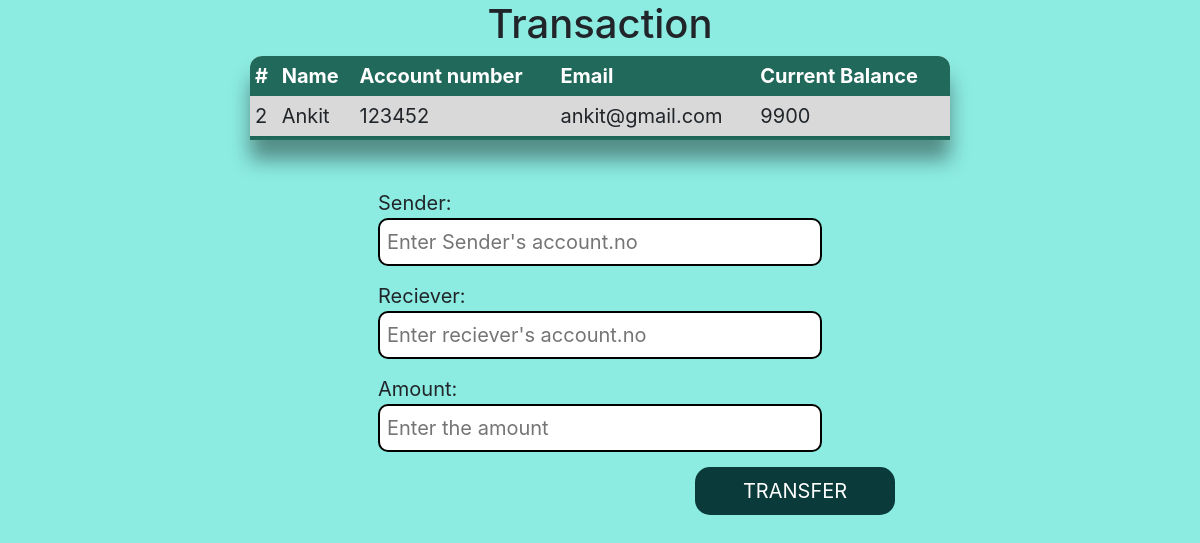
The page /transfer.php?id=2 on the database its author committed.
### tables this page shows
CREATE TABLE `sunrise` (
  `id` int(3) NOT NULL,
  `name` varchar(50) NOT NULL,
  `acc_num` int(10) NOT NULL,
  `email` varchar(30) NOT NULL,
  `phone` varchar(15) NOT NULL,
  `age` int(3) NOT NULL,
  `gender` varchar(10) NOT NULL,
  `balance` int(10) NOT NULL
);

### transfer.php (the view, shortened to what this page needs)
<!DOCTYPE html>
<html lang="en">
<head>
    <link rel="stylesheet" href="https://maxcdn.bootstrapcdn.com/bootstrap/4.5.2/css/bootstrap.min.css">
    <link rel="stylesheet" href="style4.css">
</head>
<body>
    <div class="container">
        <h1>Transaction</h1>
        <?php
        include 'connect.php';
        $sid=$_GET['id'];
        $sql= "SELECT id , name, acc_num, email, balance FROM sunrise where id=$sid";
        $result= mysqli_query($con,$sql);
        $rows=mysqli_fetch_assoc($result);
        ?>
        <div>
            <table class="transaction-table">
                <tr>
                    <th>#</th>
                    <th>Name</th>
                    <th>Account number</th>
                    <th>Email</th>
                    <th>Current Balance</th>
                </tr>
                <tr>
                    <td> <?php echo $rows['id']?></td>
                    <td> <?php echo $rows['name']?></td>
                    <td> <?php echo $rows['acc_num']?></td>
                    <td> <?php echo $rows['email']?></td>
                    <td> <?php echo $rows['balance']?></td>
                </tr>
            </table>
        </div>
        <br><br>
        <form method="POST">
            <label>Sender:</label>
            <input type="number" name="sender" id="sender" placeholder="Enter Sender's account.no" required >
            <label>Reciever:</label>
            <input type="number" name="reciever" id="reciever" placeholder="Enter reciever's account.no "required >
            <label>Amount:</label>
            <input type="number" name="amount" id="amount" placeholder="Enter the amount"required >
            <button type="submit" class="btn" id="submit" name="submit">TRANSFER</button>
            <br> <br> <br> <br>
        </form>
    </div>
</body>
</html>

### style4.css (style rules this page uses)
body { background-color:rgba(64, 224, 208 ,0.6); z-index: 1; }
input { display: block; border: 2px solid black; border-radius: 10px; outline: none; font-size: 20px; width: 40%; margin: 0px auto; margin-bottom: 15px; margin-top: 0px; padding: 7px; }
label { font-size: 3em; display: block; font-size: 20px; width: 40%; margin: 0px auto; }
.container h1 { text-align: center; }
.btn { width: 200px; color: white; background-color: rgb(10, 58, 58); padding: 8px 10px; font-size: 20px; border-radius: 15px; cursor: pointer; margin-left: 650px; float: left; }
table { border-collapse: collapse; margin: auto; font-size: 20px; border-radius: 12px 12px 0 0; overflow: hidden ; box-shadow: 0 20px 20px rgba(0,0,0,0.4); width: 700px; background-color: white; }
.transaction-table tr th { background-color: #085848e5; color: #ffffff; text-align: left; font-weight: bold; }
.transaction-table td , th { padding: 5px 5px; }
tr:nth-child(even) { background-color: rgba(128, 128, 128, 0.3) ; }
tr:last-child { border-bottom: 4px solid #085848e5 ; }

### rows shown on the page
sunrise: id "2", name "Ankit", acc_num "123452", email "ankit@gmail.com", balance "9900"
